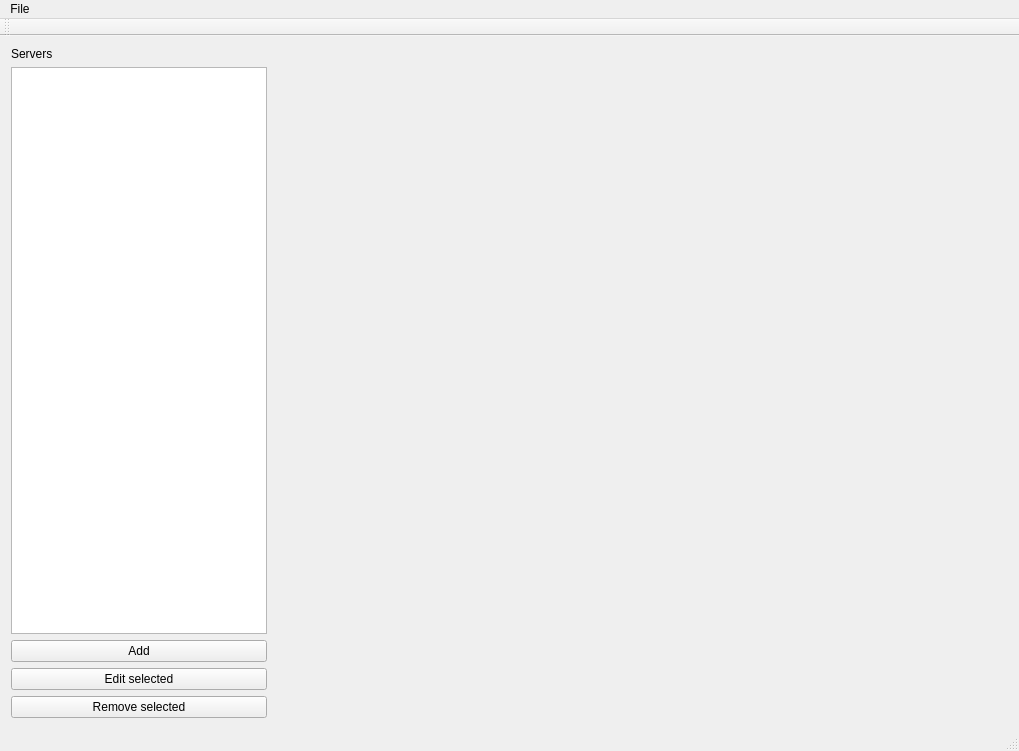
<?xml version="1.0" encoding="UTF-8"?>
<ui version="4.0">
 <class>PiTVDesktopViewerClass</class>
 <widget class="QMainWindow" name="PiTVDesktopViewerClass">
  <property name="geometry">
   <rect>
    <x>0</x>
    <y>0</y>
    <width>1019</width>
    <height>751</height>
   </rect>
  </property>
  <property name="windowTitle">
   <string>PiTVDesktopViewer</string>
  </property>
  <widget class="QWidget" name="centralWidget">
   <layout class="QHBoxLayout" name="horizontalLayout">
    <item>
     <layout class="QVBoxLayout" name="verticalLayout">
      <item>
       <widget class="QLabel" name="label">
        <property name="sizePolicy">
         <sizepolicy hsizetype="Minimum" vsizetype="Minimum">
          <horstretch>0</horstretch>
          <verstretch>0</verstretch>
         </sizepolicy>
        </property>
        <property name="text">
         <string>Servers</string>
        </property>
       </widget>
      </item>
      <item>
       <widget class="QListWidget" name="serverListWidget">
        <property name="sizePolicy">
         <sizepolicy hsizetype="Preferred" vsizetype="Expanding">
          <horstretch>0</horstretch>
          <verstretch>0</verstretch>
         </sizepolicy>
        </property>
        <property name="minimumSize">
         <size>
          <width>120</width>
          <height>0</height>
         </size>
        </property>
       </widget>
      </item>
      <item>
       <widget class="QPushButton" name="addServerButton">
        <property name="text">
         <string>Add</string>
        </property>
        <property name="icon">
         <iconset resource="resources.qrc">
          <normaloff>:/icons/add.png</normaloff>:/icons/add.png</iconset>
        </property>
        <property name="iconSize">
         <size>
          <width>20</width>
          <height>20</height>
         </size>
        </property>
       </widget>
      </item>
      <item>
       <widget class="QPushButton" name="editServerButton">
        <property name="text">
         <string>Edit selected</string>
        </property>
        <property name="icon">
         <iconset resource="resources.qrc">
          <normaloff>:/icons/edit.png</normaloff>:/icons/edit.png</iconset>
        </property>
        <property name="iconSize">
         <size>
          <width>16</width>
          <height>16</height>
         </size>
        </property>
       </widget>
      </item>
      <item>
       <widget class="QPushButton" name="removeServerButton">
        <property name="text">
         <string>Remove selected</string>
        </property>
        <property name="icon">
         <iconset>
          <normaloff>:/icons/remove</normaloff>:/icons/remove</iconset>
        </property>
        <property name="iconSize">
         <size>
          <width>20</width>
          <height>20</height>
         </size>
        </property>
       </widget>
      </item>
     </layout>
    </item>
    <item>
     <widget class="QWidget" name="videoViewer" native="true">
      <property name="sizePolicy">
       <sizepolicy hsizetype="Expanding" vsizetype="Preferred">
        <horstretch>0</horstretch>
        <verstretch>0</verstretch>
       </sizepolicy>
      </property>
     </widget>
    </item>
   </layout>
  </widget>
  <widget class="QMenuBar" name="menuBar">
   <property name="geometry">
    <rect>
     <x>0</x>
     <y>0</y>
     <width>1019</width>
     <height>26</height>
    </rect>
   </property>
   <widget class="QMenu" name="menuFile">
    <property name="title">
     <string>File</string>
    </property>
    <addaction name="actionDisconnect"/>
    <addaction name="separator"/>
    <addaction name="actionExit"/>
   </widget>
   <addaction name="menuFile"/>
  </widget>
  <widget class="QToolBar" name="mainToolBar">
   <attribute name="toolBarArea">
    <enum>TopToolBarArea</enum>
   </attribute>
   <attribute name="toolBarBreak">
    <bool>false</bool>
   </attribute>
  </widget>
  <widget class="QStatusBar" name="statusBar"/>
  <action name="actionConnect">
   <property name="text">
    <string>Connect</string>
   </property>
  </action>
  <action name="actionDisconnect">
   <property name="text">
    <string>Disconnect</string>
   </property>
  </action>
  <action name="actionExit">
   <property name="text">
    <string>Exit</string>
   </property>
  </action>
 </widget>
 <layoutdefault spacing="6" margin="11"/>
 <resources>
  <include location="resources.qrc"/>
 </resources>
 <connections/>
</ui>
